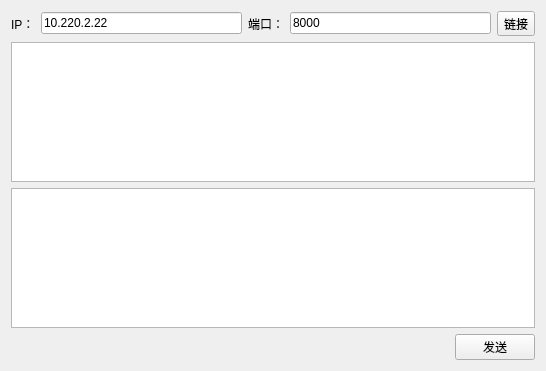
<?xml version="1.0" encoding="UTF-8"?>
<ui version="4.0">
 <class>tcp_talk</class>
 <widget class="QWidget" name="tcp_talk">
  <property name="geometry">
   <rect>
    <x>0</x>
    <y>0</y>
    <width>546</width>
    <height>371</height>
   </rect>
  </property>
  <property name="windowTitle">
   <string>tcp_talk</string>
  </property>
  <layout class="QGridLayout" name="gridLayout">
   <item row="0" column="0">
    <layout class="QHBoxLayout" name="horizontalLayout">
     <item>
      <widget class="QLabel" name="label_ip">
       <property name="text">
        <string>IP：</string>
       </property>
      </widget>
     </item>
     <item>
      <widget class="QLineEdit" name="lineEdit_ip">
       <property name="text">
        <string>10.220.2.22</string>
       </property>
      </widget>
     </item>
     <item>
      <widget class="QLabel" name="label_port">
       <property name="text">
        <string>端口：</string>
       </property>
      </widget>
     </item>
     <item>
      <widget class="QLineEdit" name="lineEdit_port">
       <property name="text">
        <string>8000</string>
       </property>
      </widget>
     </item>
     <item>
      <widget class="QToolButton" name="toolButton_connect">
       <property name="text">
        <string>链接</string>
       </property>
      </widget>
     </item>
    </layout>
   </item>
   <item row="1" column="0">
    <widget class="QTextBrowser" name="textBrowser_talk_win"/>
   </item>
   <item row="2" column="0">
    <widget class="QTextEdit" name="textEdit_write_send">
     <property name="sizePolicy">
      <sizepolicy hsizetype="Expanding" vsizetype="Preferred">
       <horstretch>0</horstretch>
       <verstretch>0</verstretch>
      </sizepolicy>
     </property>
     <property name="minimumSize">
      <size>
       <width>0</width>
       <height>0</height>
      </size>
     </property>
    </widget>
   </item>
   <item row="3" column="0">
    <layout class="QHBoxLayout" name="horizontalLayout_2">
     <item>
      <spacer name="horizontalSpacer">
       <property name="orientation">
        <enum>Qt::Horizontal</enum>
       </property>
       <property name="sizeHint" stdset="0">
        <size>
         <width>40</width>
         <height>20</height>
        </size>
       </property>
      </spacer>
     </item>
     <item>
      <widget class="QPushButton" name="pushButton_send">
       <property name="text">
        <string>发送</string>
       </property>
      </widget>
     </item>
    </layout>
   </item>
  </layout>
 </widget>
 <layoutdefault spacing="6" margin="11"/>
 <resources/>
 <connections/>
</ui>
